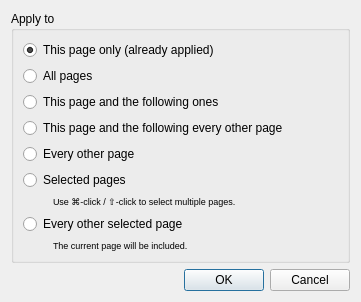
<?xml version="1.0" encoding="UTF-8"?>
<ui version="4.0">
 <class>page_layout::ApplyDialog</class>
 <widget class="QDialog" name="page_layout::ApplyDialog">
  <property name="windowModality">
   <enum>Qt::WindowModal</enum>
  </property>
  <property name="geometry">
   <rect>
    <x>0</x>
    <y>0</y>
    <width>361</width>
    <height>290</height>
   </rect>
  </property>
  <layout class="QVBoxLayout" name="verticalLayout_5">
   <item>
    <widget class="QGroupBox" name="groupBox_2">
     <property name="title">
      <string>Apply to</string>
     </property>
     <layout class="QVBoxLayout" name="verticalLayout_2">
      <item>
       <widget class="QRadioButton" name="thisPageRB">
        <property name="text">
         <string>This page only (already applied)</string>
        </property>
        <property name="checked">
         <bool>true</bool>
        </property>
       </widget>
      </item>
      <item>
       <widget class="QRadioButton" name="allPagesRB">
        <property name="text">
         <string>All pages</string>
        </property>
       </widget>
      </item>
      <item>
       <widget class="QRadioButton" name="thisPageAndFollowersRB">
        <property name="text">
         <string>This page and the following ones</string>
        </property>
       </widget>
      </item>
      <item>
       <widget class="QRadioButton" name="thisEveryOtherRB">
        <property name="text">
         <string extracomment="All odd or even pages, depending on the current page being odd or even.">This page and the following every other page</string>
        </property>
       </widget>
      </item>
      <item>
       <widget class="QRadioButton" name="everyOtherRB">
        <property name="text">
         <string extracomment="All odd or even pages, depending on the current page being odd or even.">Every other page</string>
        </property>
       </widget>
      </item>
      <item>
       <widget class="QRadioButton" name="selectedPagesRB">
        <property name="text">
         <string>Selected pages</string>
        </property>
       </widget>
      </item>
      <item>
       <layout class="QHBoxLayout" name="horizontalLayout_2">
        <property name="spacing">
         <number>6</number>
        </property>
        <item>
         <spacer name="horizontalSpacer_5">
          <property name="orientation">
           <enum>Qt::Horizontal</enum>
          </property>
          <property name="sizeType">
           <enum>QSizePolicy::Fixed</enum>
          </property>
          <property name="sizeHint" stdset="0">
           <size>
            <width>30</width>
            <height>0</height>
           </size>
          </property>
         </spacer>
        </item>
        <item>
         <widget class="QLabel" name="selectedPagesHint">
          <property name="font">
           <font>
            <pointsize>7</pointsize>
           </font>
          </property>
          <property name="text">
           <string>Use ⌘-click / ⇧-click to select multiple pages.</string>
          </property>
         </widget>
        </item>
       </layout>
      </item>
      <item>
       <widget class="QRadioButton" name="everyOtherSelectedRB">
        <property name="text">
         <string>Every other selected page</string>
        </property>
       </widget>
      </item>
      <item>
       <layout class="QHBoxLayout" name="horizontalLayout_5">
        <item>
         <spacer name="horizontalSpacer_6">
          <property name="orientation">
           <enum>Qt::Horizontal</enum>
          </property>
          <property name="sizeType">
           <enum>QSizePolicy::Fixed</enum>
          </property>
          <property name="sizeHint" stdset="0">
           <size>
            <width>30</width>
            <height>0</height>
           </size>
          </property>
         </spacer>
        </item>
        <item>
         <widget class="QLabel" name="everyOtherSelectedHint">
          <property name="font">
           <font>
            <pointsize>7</pointsize>
           </font>
          </property>
          <property name="text">
           <string>The current page will be included.</string>
          </property>
         </widget>
        </item>
       </layout>
      </item>
     </layout>
    </widget>
   </item>
   <item>
    <spacer name="verticalSpacer">
     <property name="orientation">
      <enum>Qt::Vertical</enum>
     </property>
     <property name="sizeHint" stdset="0">
      <size>
       <width>20</width>
       <height>0</height>
      </size>
     </property>
    </spacer>
   </item>
   <item>
    <widget class="QDialogButtonBox" name="buttonBox">
     <property name="orientation">
      <enum>Qt::Horizontal</enum>
     </property>
     <property name="standardButtons">
      <set>QDialogButtonBox::Cancel|QDialogButtonBox::Ok</set>
     </property>
    </widget>
   </item>
  </layout>
 </widget>
 <resources/>
 <connections>
  <connection>
   <sender>buttonBox</sender>
   <signal>rejected()</signal>
   <receiver>page_layout::ApplyDialog</receiver>
   <slot>reject()</slot>
   <hints>
    <hint type="sourcelabel">
     <x>316</x>
     <y>260</y>
    </hint>
    <hint type="destinationlabel">
     <x>286</x>
     <y>274</y>
    </hint>
   </hints>
  </connection>
 </connections>
</ui>
